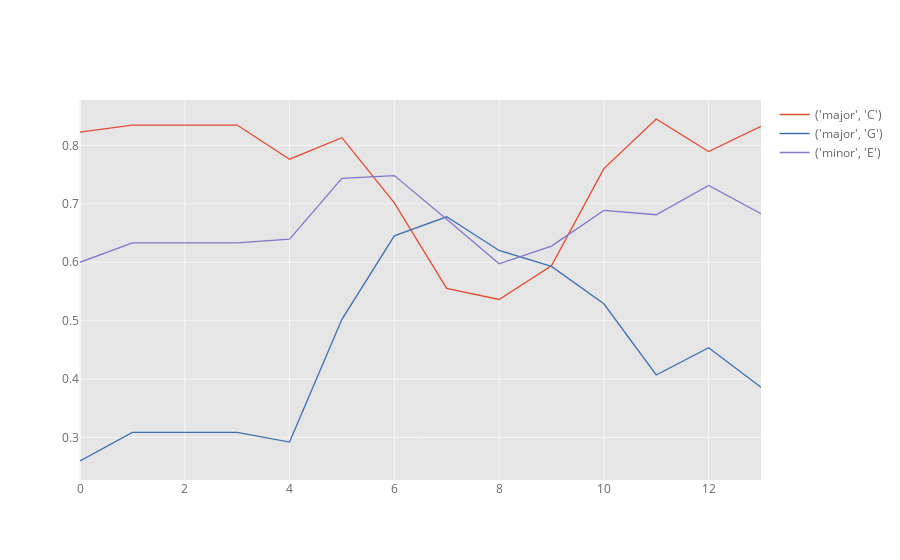

Notebook code cell kept with this figure:
### Code cell
key_plot(1)

### Figure 1 — Plotly figure (JSON) as saved in the notebook; plotly's stock layout.template omitted (floating-point values rounded to 4 significant figures)
{"data": [{"line": {"color": "rgba(226, 74, 51, 1.0)", "dash": "solid", "shape": "linear", "width": 1.3}, "mode": "lines", "name": "('major', 'C')", "text": "", "type": "scatter", "x": [0, 1, 2, 3, 4, 5, 6, 7, 8, 9, 10, 11, 12, 13], "y": [0.8229, 0.8348, 0.8348, 0.8348, 0.7764, 0.8132, 0.7017, 0.5552, 0.5363, 0.594, 0.7603, 0.8452, 0.7895, 0.8326]}, {"line": {"color": "rgba(62, 111, 176, 1.0)", "dash": "solid", "shape": "linear", "width": 1.3}, "mode": "lines", "name": "('major', 'G')", "text": "", "type": "scatter", "x": [0, 1, 2, 3, 4, 5, 6, 7, 8, 9, 10, 11, 12, 13], "y": [0.2598, 0.3086, 0.3086, 0.3086, 0.2921, 0.5023, 0.6451, 0.6778, 0.6202, 0.593, 0.5289, 0.407, 0.4537, 0.3861]}, {"line": {"color": "rgba(132, 118, 202, 1.0)", "dash": "solid", "shape": "linear", "width": 1.3}, "mode": "lines", "name": "('minor', 'E')", "text": "", "type": "scatter", "x": [0, 1, 2, 3, 4, 5, 6, 7, 8, 9, 10, 11, 12, 13], "y": [0.5999, 0.633, 0.633, 0.633, 0.6396, 0.7436, 0.7483, 0.6737, 0.5972, 0.6276, 0.6886, 0.6813, 0.7314, 0.683]}], "layout": {"legend": {"bgcolor": "#FFFFFF", "font": {"color": "#666666"}}, "paper_bgcolor": "#FFFFFF", "plot_bgcolor": "#E5E5E5", "title": {"font": {"color": "#151516"}}, "xaxis": {"gridcolor": "#F6F6F6", "showgrid": true, "tickfont": {"color": "#666666"}, "title": {"font": {"color": "#666666"}, "text": ""}, "zerolinecolor": "#F6F6F6"}, "yaxis": {"gridcolor": "#F6F6F6", "showgrid": true, "tickfont": {"color": "#666666"}, "title": {"font": {"color": "#666666"}, "text": ""}, "zerolinecolor": "#F6F6F6"}}}
